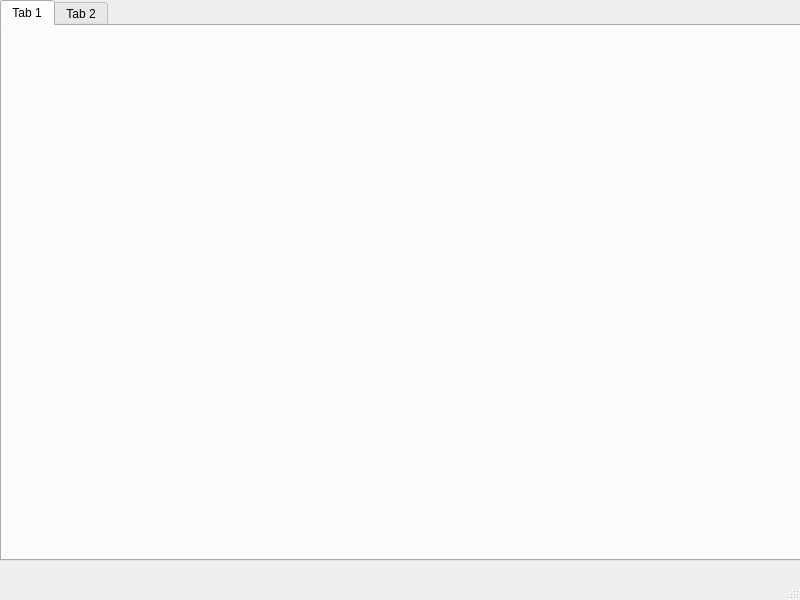
<?xml version="1.0" encoding="UTF-8"?>
<ui version="4.0">
 <class>ModelEdit</class>
 <widget class="QMainWindow" name="ModelEdit">
  <property name="geometry">
   <rect>
    <x>0</x>
    <y>0</y>
    <width>800</width>
    <height>600</height>
   </rect>
  </property>
  <property name="sizePolicy">
   <sizepolicy hsizetype="Maximum" vsizetype="Maximum">
    <horstretch>0</horstretch>
    <verstretch>0</verstretch>
   </sizepolicy>
  </property>
  <property name="windowTitle">
   <string>Edit Model</string>
  </property>
  <widget class="QWidget" name="centralwidget">
   <widget class="QTabWidget" name="tabWidget">
    <property name="geometry">
     <rect>
      <x>0</x>
      <y>0</y>
      <width>801</width>
      <height>561</height>
     </rect>
    </property>
    <property name="sizePolicy">
     <sizepolicy hsizetype="Expanding" vsizetype="Expanding">
      <horstretch>0</horstretch>
      <verstretch>0</verstretch>
     </sizepolicy>
    </property>
    <widget class="QWidget" name="tab">
     <attribute name="title">
      <string>Tab 1</string>
     </attribute>
    </widget>
    <widget class="QWidget" name="tab_2">
     <attribute name="title">
      <string>Tab 2</string>
     </attribute>
    </widget>
   </widget>
  </widget>
  <widget class="QMenuBar" name="menubar">
   <property name="geometry">
    <rect>
     <x>0</x>
     <y>0</y>
     <width>800</width>
     <height>25</height>
    </rect>
   </property>
  </widget>
  <widget class="QStatusBar" name="statusbar"/>
 </widget>
 <resources/>
 <connections/>
</ui>
